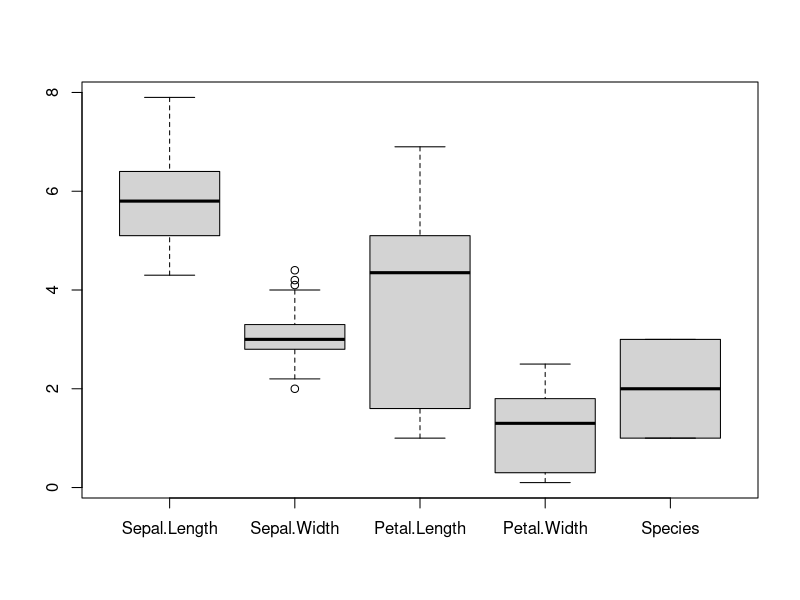
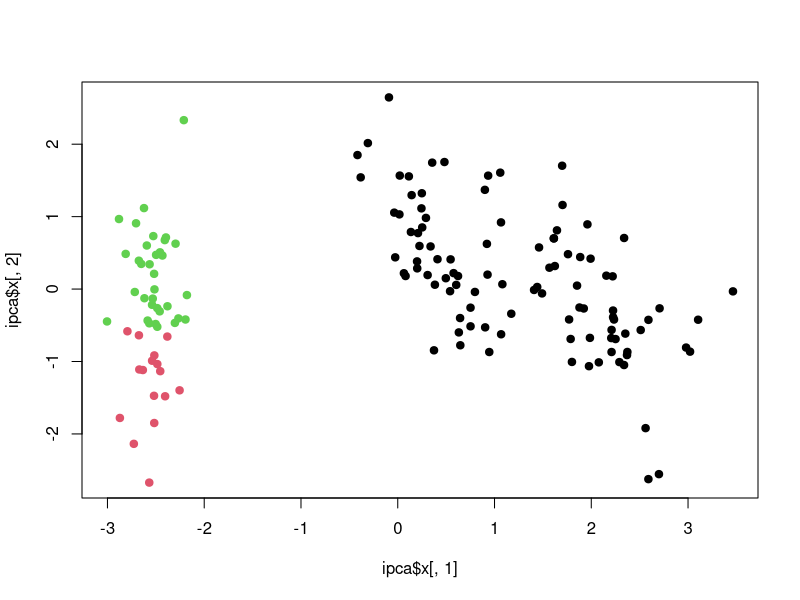

Reproduce these figures in R, in order.
d=iris
boxplot(d)
d$Species=as.numeric(as.factor(d$Species))
d
scaled=scale(d)
cl=kmeans(scaled,centers = 3)
ipca=prcomp(scaled)
plot(ipca$x[,1],ipca$x[,2],col=cl$cluster,pch=19)
table(cl$cluster,d$Species)
